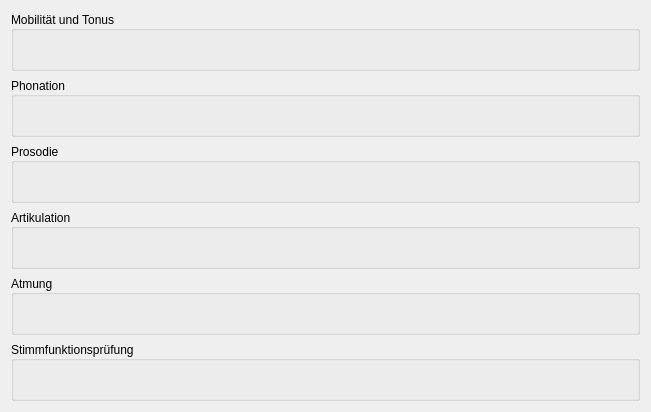
           <widget class="QWidget" name="scrollAreaWidgetContents_3">
            <property name="geometry">
             <rect>
              <x>0</x>
              <y>0</y>
              <width>651</width>
              <height>410</height>
             </rect>
            </property>
            <layout class="QVBoxLayout" name="verticalLayout_37">
             <item>
              <layout class="QVBoxLayout" name="verticalLayout_5">
               <item>
                <widget class="QGroupBox" name="groupBox_29">
                 <property name="minimumSize">
                  <size>
                   <width>0</width>
                   <height>60</height>
                  </size>
                 </property>
                 <property name="title">
                  <string>Mobilität und Tonus</string>
                 </property>
                 <property name="alignment">
                  <set>Qt::AlignLeading|Qt::AlignLeft|Qt::AlignVCenter</set>
                 </property>
                 <layout class="QVBoxLayout" name="verticalLayout_53">
                  <item>
                   <layout class="QHBoxLayout" name="horizontalLayout_38">
                    <item>
                     <widget class="QLabel" name="lblStatusMobilitaetTonusSDiagnostik">
                      <property name="font">
                       <font>
                        <pointsize>16</pointsize>
                       </font>
                      </property>
                      <property name="text">
                       <string/>
                      </property>
                     </widget>
                    </item>
                    <item>
                     <widget class="QLabel" name="lblScoreMobilitaetTonusSDiagnostik">
                      <property name="font">
                       <font>
                        <pointsize>16</pointsize>
                        <weight>75</weight>
                        <bold>true</bold>
                       </font>
                      </property>
                      <property name="text">
                       <string/>
                      </property>
                      <property name="alignment">
                       <set>Qt::AlignRight|Qt::AlignTrailing|Qt::AlignVCenter</set>
                      </property>
                     </widget>
                    </item>
                   </layout>
                  </item>
                 </layout>
                </widget>
               </item>
               <item>
                <widget class="QGroupBox" name="groupBox_30">
                 <property name="minimumSize">
                  <size>
                   <width>0</width>
                   <height>60</height>
                  </size>
                 </property>
                 <property name="title">
                  <string>Phonation</string>
                 </property>
                 <property name="alignment">
                  <set>Qt::AlignLeading|Qt::AlignLeft|Qt::AlignVCenter</set>
                 </property>
                 <layout class="QVBoxLayout" name="verticalLayout_54">
                  <item>
                   <layout class="QHBoxLayout" name="horizontalLayout_39">
                    <item>
                     <widget class="QLabel" name="lblStatusPhonationSDiagnostik">
                      <property name="font">
                       <font>
                        <pointsize>16</pointsize>
                       </font>
                      </property>
                      <property name="text">
                       <string/>
                      </property>
                     </widget>
                    </item>
                    <item>
                     <widget class="QLabel" name="lblScorePhonationSDiagnostik">
                      <property name="font">
                       <font>
                        <pointsize>16</pointsize>
                        <weight>75</weight>
                        <bold>true</bold>
                       </font>
                      </property>
                      <property name="text">
                       <string/>
                      </property>
                      <property name="alignment">
                       <set>Qt::AlignRight|Qt::AlignTrailing|Qt::AlignVCenter</set>
                      </property>
                     </widget>
                    </item>
                   </layout>
                  </item>
                 </layout>
                </widget>
               </item>
               <item>
                <widget class="QGroupBox" name="groupBox_32">
                 <property name="minimumSize">
                  <size>
                   <width>0</width>
                   <height>60</height>
                  </size>
                 </property>
                 <property name="title">
                  <string>Prosodie</string>
                 </property>
                 <property name="alignment">
                  <set>Qt::AlignLeading|Qt::AlignLeft|Qt::AlignVCenter</set>
                 </property>
                 <layout class="QVBoxLayout" name="verticalLayout_56">
                  <item>
                   <layout class="QHBoxLayout" name="horizontalLayout_41">
                    <item>
                     <widget class="QLabel" name="lblStatusProsodieSDiagnostik">
                      <property name="font">
                       <font>
                        <pointsize>16</pointsize>
                       </font>
                      </property>
                      <property name="text">
                       <string/>
                      </property>
                     </widget>
                    </item>
                    <item>
                     <widget class="QLabel" name="lblScoreProsodieSDiagnostik">
                      <property name="font">
                       <font>
                        <pointsize>16</pointsize>
                        <weight>75</weight>
                        <bold>true</bold>
                       </font>
                      </property>
                      <property name="text">
                       <string/>
                      </property>
                      <property name="alignment">
                       <set>Qt::AlignRight|Qt::AlignTrailing|Qt::AlignVCenter</set>
                      </property>
                     </widget>
                    </item>
                   </layout>
                  </item>
                 </layout>
                </widget>
               </item>
               <item>
                <widget class="QGroupBox" name="groupBox_31">
                 <property name="minimumSize">
                  <size>
                   <width>0</width>
                   <height>60</height>
                  </size>
                 </property>
                 <property name="title">
                  <string>Artikulation</string>
                 </property>
                 <property name="alignment">
                  <set>Qt::AlignLeading|Qt::AlignLeft|Qt::AlignVCenter</set>
                 </property>
                 <layout class="QVBoxLayout" name="verticalLayout_55">
                  <item>
                   <layout class="QHBoxLayout" name="horizontalLayout_40">
                    <item>
                     <widget class="QLabel" name="lblStatusArtikulationSDiagnostik">
                      <property name="font">
                       <font>
                        <pointsize>16</pointsize>
                       </font>
                      </property>
                      <property name="text">
                       <string/>
                      </property>
                     </widget>
                    </item>
                    <item>
                     <widget class="QLabel" name="lblScoreArtikulationSDiagnostik">
                      <property name="font">
                       <font>
                        <pointsize>16</pointsize>
                        <weight>75</weight>
                        <bold>true</bold>
                       </font>
                      </property>
                      <property name="text">
                       <string/>
                      </property>
                      <property name="alignment">
                       <set>Qt::AlignRight|Qt::AlignTrailing|Qt::AlignVCenter</set>
                      </property>
                     </widget>
                    </item>
                   </layout>
                  </item>
                 </layout>
                </widget>
               </item>
               <item>
                <widget class="QGroupBox" name="groupBox_33">
                 <property name="minimumSize">
                  <size>
                   <width>0</width>
                   <height>60</height>
                  </size>
                 </property>
                 <property name="title">
                  <string>Atmung</string>
                 </property>
                 <property name="alignment">
                  <set>Qt::AlignLeading|Qt::AlignLeft|Qt::AlignVCenter</set>
                 </property>
                 <layout class="QVBoxLayout" name="verticalLayout_57">
                  <item>
                   <layout class="QHBoxLayout" name="horizontalLayout_42">
                    <item>
                     <widget class="QLabel" name="lblStatusAtmungSDiagnostik">
                      <property name="font">
                       <font>
                        <pointsize>16</pointsize>
                       </font>
                      </property>
                      <property name="text">
                       <string/>
                      </property>
                     </widget>
                    </item>
                    <item>
                     <widget class="QLabel" name="lblScoreAtmungSDiagnostik">
                      <property name="font">
                       <font>
                        <pointsize>16</pointsize>
                        <weight>75</weight>
                        <bold>true</bold>
                       </font>
                      </property>
                      <property name="text">
                       <string/>
                      </property>
                      <property name="alignment">
                       <set>Qt::AlignRight|Qt::AlignTrailing|Qt::AlignVCenter</set>
                      </property>
                     </widget>
                    </item>
                   </layout>
                  </item>
                 </layout>
                </widget>
               </item>
               <item>
                <widget class="QGroupBox" name="groupBox_34">
                 <property name="minimumSize">
                  <size>
                   <width>0</width>
                   <height>60</height>
                  </size>
                 </property>
                 <property name="title">
                  <string>Stimmfunktionsprüfung</string>
                 </property>
                 <property name="alignment">
                  <set>Qt::AlignLeading|Qt::AlignLeft|Qt::AlignVCenter</set>
                 </property>
                 <layout class="QVBoxLayout" name="verticalLayout_58">
                  <item>
                   <layout class="QHBoxLayout" name="horizontalLayout_43">
                    <item>
                     <widget class="QLabel" name="lblStatusStimmfunktionspruefungSDiagnostik">
                      <property name="font">
                       <font>
                        <pointsize>16</pointsize>
                       </font>
                      </property>
                      <property name="text">
                       <string/>
                      </property>
                     </widget>
                    </item>
                    <item>
                     <widget class="QLabel" name="lblScoreStimmfunktionspruefungSDiagnostik">
                      <property name="font">
                       <font>
                        <pointsize>16</pointsize>
                        <weight>75</weight>
                        <bold>true</bold>
                       </font>
                      </property>
                      <property name="text">
                       <string/>
                      </property>
                      <property name="alignment">
                       <set>Qt::AlignRight|Qt::AlignTrailing|Qt::AlignVCenter</set>
                      </property>
                     </widget>
                    </item>
                   </layout>
                  </item>
                 </layout>
                </widget>
               </item>
              </layout>
             </item>
            </layout>
           </widget>
